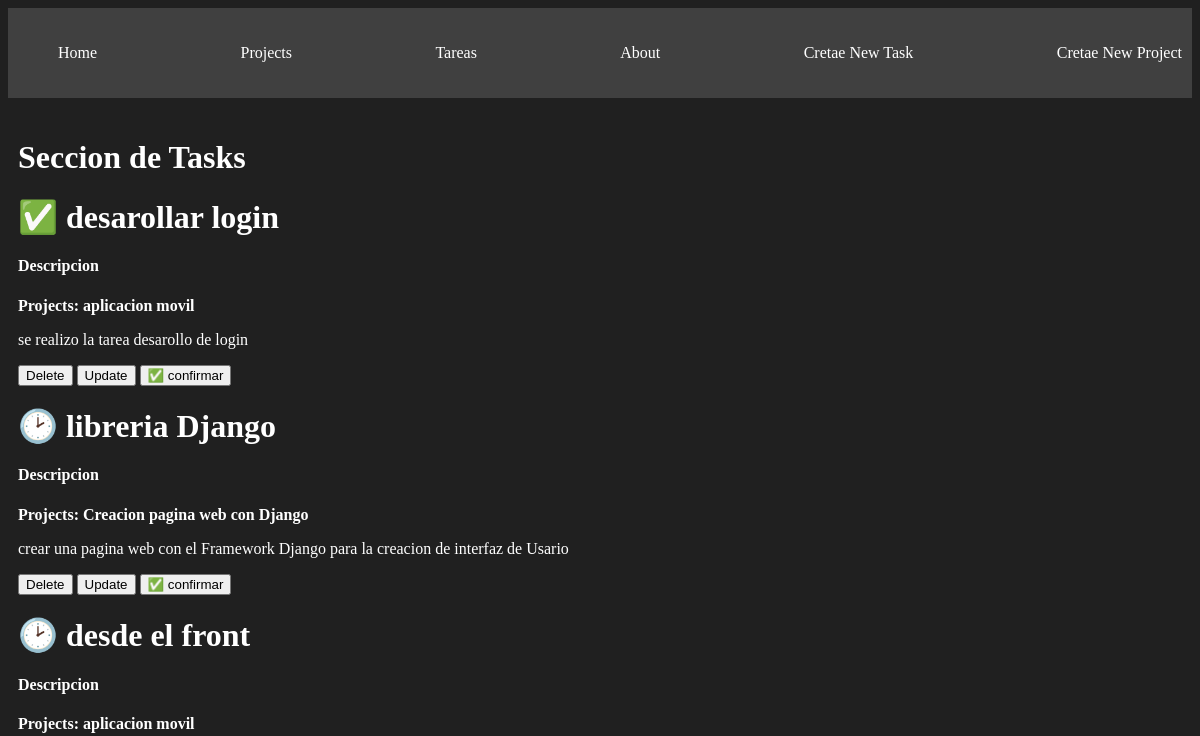
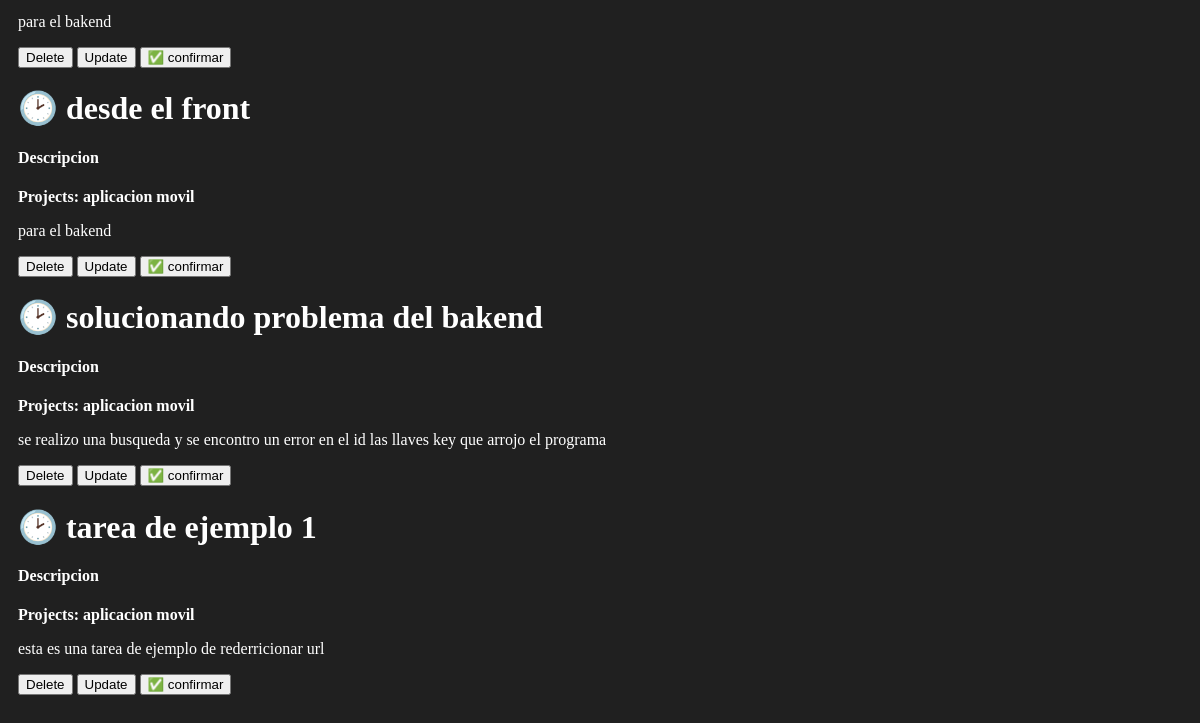
/tasks/, run on an earlier commit of the app's database (2 pictures, top to bottom).
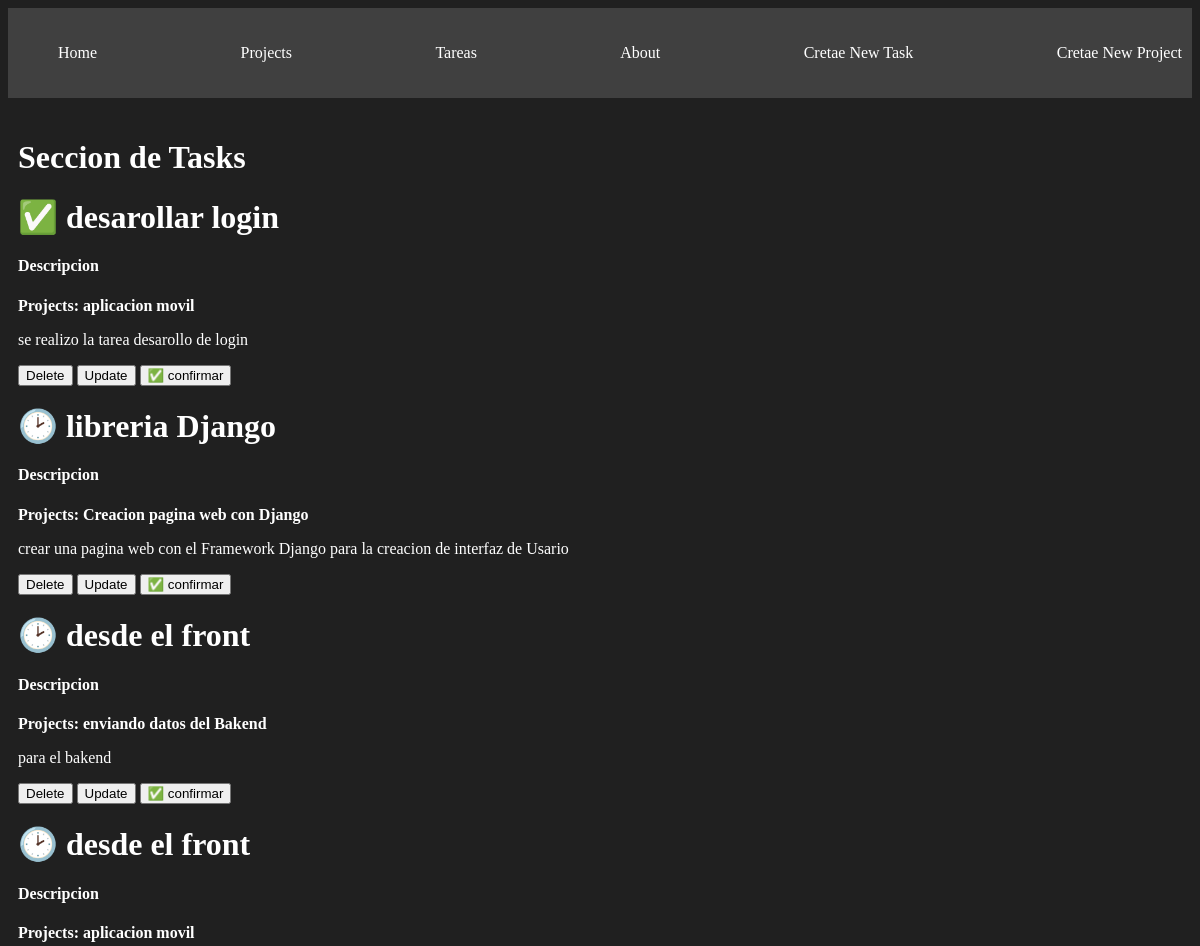
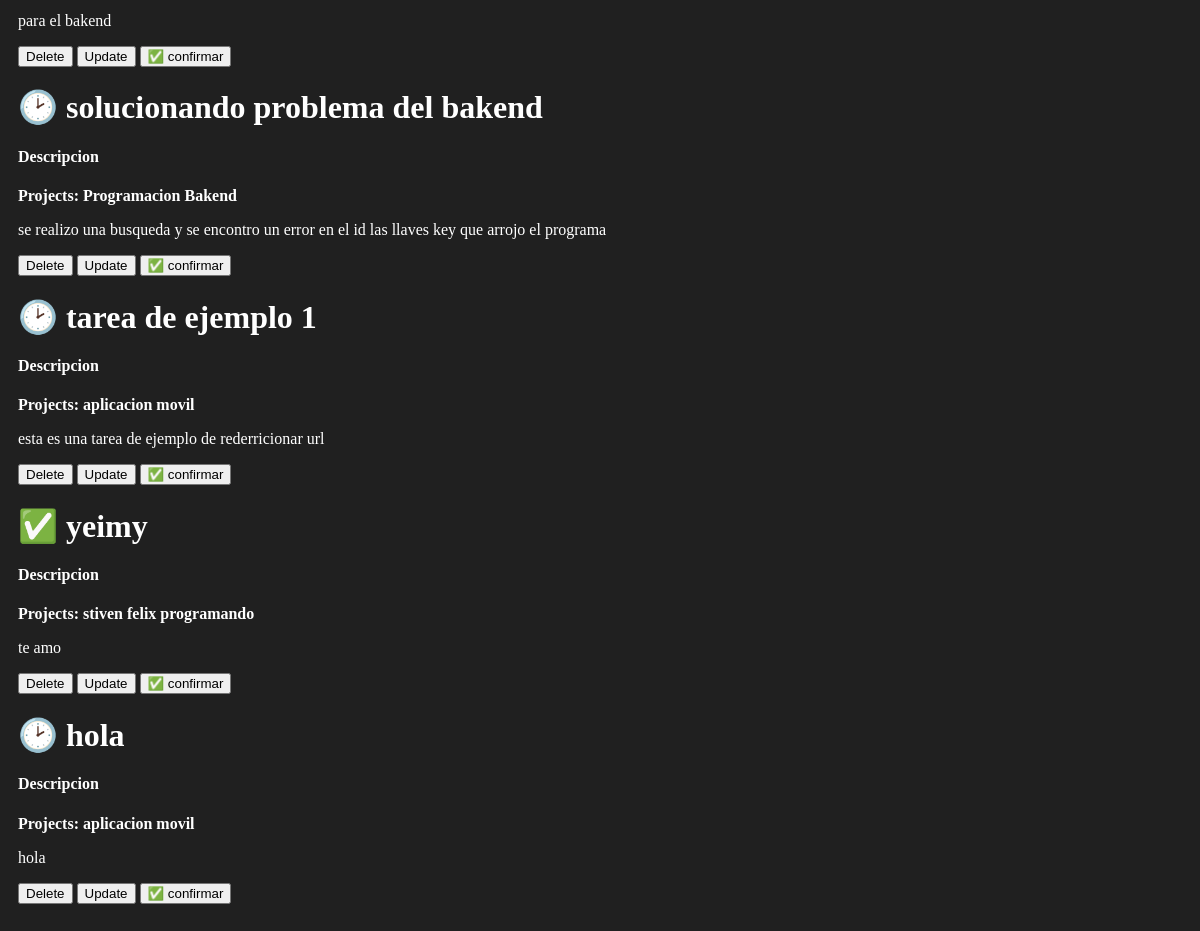
And on a later commit of the database (2 pictures, top to bottom).
### myapp/models.py (models this page shows, shortened)
class Task(models.Model):
    title = models.CharField(max_length=200)
    descripcion = models.TextField()
    project =  models.ForeignKey(Project, on_delete=models.CASCADE)
    confirmation = models.BooleanField(default=False)

class Project(models.Model):
    name = models.CharField(max_length=200) ## tabla texto

### myapp/views.py (the view)
# urls.py: path("tasks/", views.tasks, name="tasks"),
def tasks(request):
    tasks = Task.objects.all()
    return render(request, 'tasks/tasks.html', {
        'tasks': tasks
    })

### myapp/templates/tasks/tasks.html
{% extends 'layouts/base.html' %}
{% block content %}
<h1>Seccion de Tasks</h1>
{% for task in tasks %}
<div>
    <h1> {% if task.confirmation == False %} 🕑 {% else %} ✅ {% endif %} {{task.title}}</h1>
    <div>
        <h4>Descripcion</h4>
        <p><strong>Projects: {{task.project.name}}</strong></p>
        <p>{{task.descripcion}}</p>
        <button>Delete</button>
        <button>Update</button>
        <button>✅ confirmar</button>
    </div>
</div>
{% endfor%}
{% endblock %}

### myapp/templates/layouts/base.html (shortened to what this page needs)
{% load static %}
<!DOCTYPE html>
<html lang="en">
<head>
    <link rel="stylesheet" href="{% static 'styles/main.css' %}">
</head>
<body>
    <nav class="navbar container">
        <ul>
            <li>
                <a href="{% url 'index' %}">Home</a>
            </li>
            <li>
                <a href="{% url 'projects' %}">Projects</a>
            </li>
            <li>
                <a href="{% url 'tasks' %}">Tareas</a>
            </li>
            <li>
                <a href="{% url 'about' %}">About</a>
            </li>
            <li>
                <a href="{% url 'create_task' %}">Cretae New Task</a>
            </li>
            <li>
                <a href="{% url 'create_project' %}">Cretae New Project</a>
            </li>
        </ul>
    </nav>
    <main class="container">
        {% block content %}
        {% endblock %}
    </main>
</body>
</html>

### myapp/static/styles/main.css (style rules this page uses)
body { background-color: #202020; color: white; }
.navbar { background: #404040; padding: 4px 25px; }
.navbar ul { display: flex; justify-content: space-between; }
.navbar ul li a { color: white; text-decoration: none; }
.navbar ul li { list-style: none; }
.container { max-width: 1200px; margin: auto; padding: 20px 10px; }

What changed in the data, as far as the page shows it:
changed Task: project.name "aplicacion movil" → "enviando datos del Bakend"
changed Task "solucionando problema del bakend": project.name "aplicacion movil" → "Programacion Bakend"
added Task: title "yeimy", project.name "stiven felix programando", descripcion "te amo"
added Task: title "hola", project.name "aplicacion movil", descripcion "hola"
